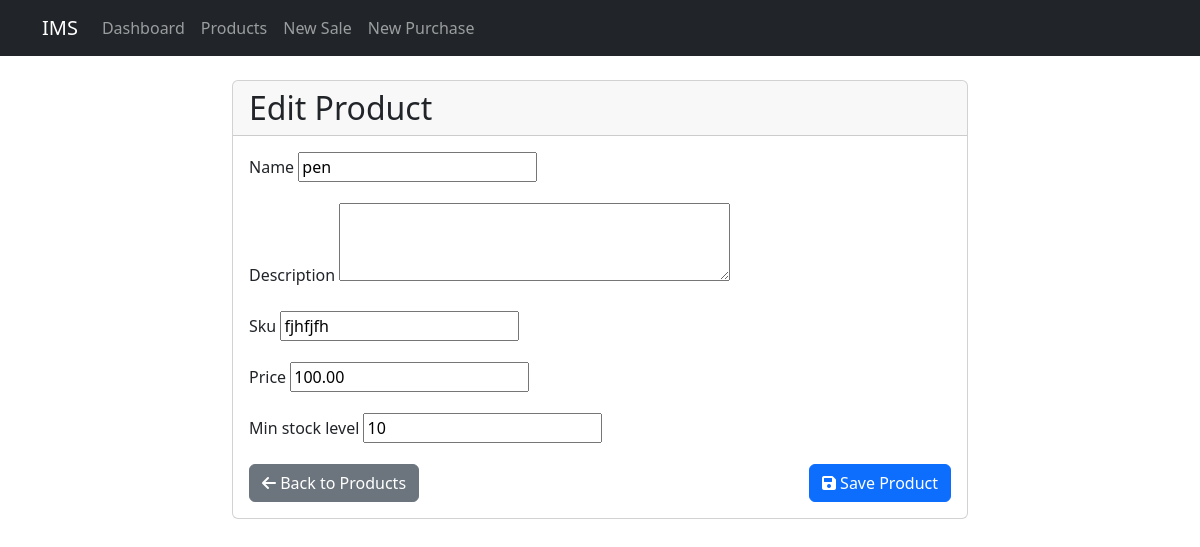
Screenshot of /products/1/edit/ with the database file from the repository.
### inventory/models.py (models this page shows, shortened)
class Product(models.Model):
    name = models.CharField(max_length=200)
    description = models.TextField(blank=True)
    sku = models.CharField(max_length=50, unique=True)
    price = models.DecimalField(max_digits=10, decimal_places=2)
    min_stock_level = models.IntegerField(default=10)
    created_at = models.DateTimeField(auto_now_add=True)
    updated_at = models.DateTimeField(auto_now=True)

### inventory/views.py (the view)
# urls.py: path('products/<int:pk>/edit/', views.product_edit, name='product_edit'),
def product_edit(request, pk):
    product = get_object_or_404(Product, pk=pk)
    if request.method == 'POST':
        form = ProductForm(request.POST, instance=product)
        if form.is_valid():
            form.save()
            messages.success(request, 'Product updated successfully!')
            return redirect('product_detail', pk=product.pk)
    else:
        form = ProductForm(instance=product)
    return render(request, 'inventory/product_form.html', {'form': form, 'action': 'Edit'})

### inventory/forms.py
class ProductForm(forms.ModelForm):
    class Meta:
        model = Product
        fields = ['name', 'description', 'sku', 'price', 'min_stock_level']
        widgets = {
            'description': forms.Textarea(attrs={'rows': 3}),
        }

### inventory/templates/inventory/product_form.html (shortened to what this page needs)
{% extends 'inventory/base.html' %}
{% block content %}
<div class="row justify-content-center">
    <div class="col-md-8">
        <div class="card">
            <div class="card-header">
                <h2 class="card-title mb-0">{{ action }} Product</h2>
            </div>
            <div class="card-body">
                <form method="post">
                    {% for field in form %}
                        <div class="mb-3">
                            <label for="{{ field.id_for_label }}" class="form-label">
                                {{ field.label }}
                            </label>
                            {{ field }}
                        </div>
                    {% endfor %}
                    <div class="d-flex justify-content-between">
                        <a href="{% url 'product_list' %}" class="btn btn-secondary">
                            <i class="fas fa-arrow-left"></i> Back to Products
                        </a>
                        <button type="submit" class="btn btn-primary">
                            <i class="fas fa-save"></i> Save Product
                        </button>
                    </div>
                </form>
            </div>
        </div>
    </div>
</div>
{% endblock %}

### rows the page displays
Product: form "pen" "fjhfjfh" "100.00" "10"

### other values shown
{{ action }} "Edit"
{{ field.label }} "Name" "Description" "Sku" "Price" "Min stock level"
